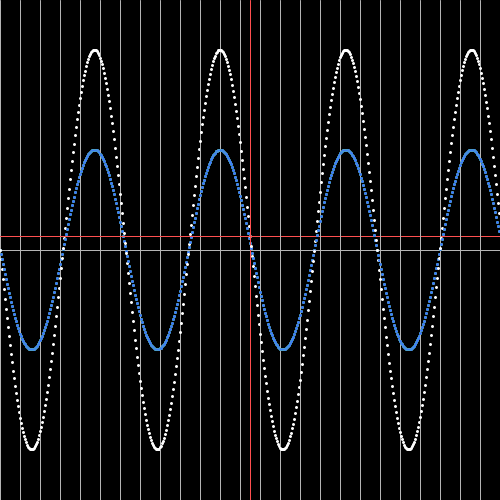
Frame 1 (no input)
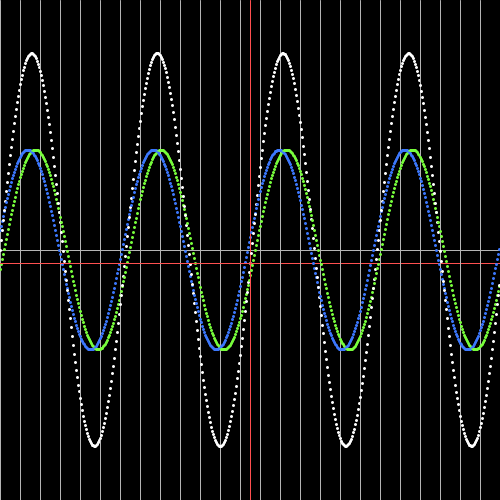
Frame 60 (the mouse pressed at the canvas centre just before this capture)
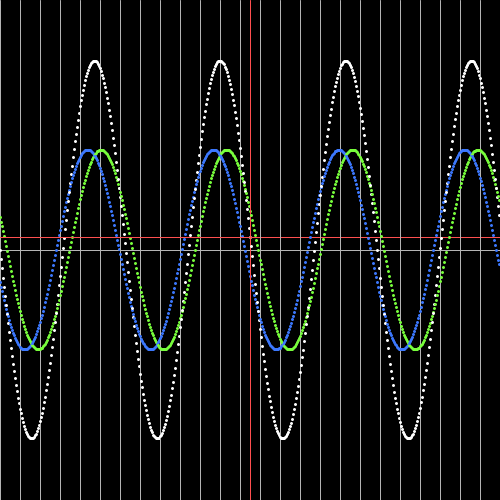
Frame 120 (the mouse held since frame 60 and released just before this capture)

The Processing sketch that drew these frames (run headless with seeded random() and noise(); from frame 60 on, the mouse is pressed at the canvas centre):

// Processing sketch: WaveInterference
// ── WaveInterference.pde
float theta = 0;

void setup() {
  size(500, 500);
  
  strokeWeight(3);
}

void draw() {
  background(0);
  
  strokeWeight(1);
  stroke(180);
  line(0, height/2, width, height/2);
  strokeWeight(3);
  
  for (int x = 0; x < width; x++) {
    if (x%20 == 0) {
      strokeWeight(1);
      stroke(180);
      line(x, 0, x, height);
      strokeWeight(3);
    }
    float amplitude = 50;
    float velocity = -4;
    float wavelength = 40;
    
    // f = v/l;
    
    float y1 = 100*sin((theta)+x/20.0); // pre-tranlsated
    float y2 = 100*sin((theta*-1)+x/20.0); // pre-translated
    // float y2 = amplitude*sin((theta*velocity)+x/wavelength);
    // float y2 = (abs((theta*-20+x)%200) > 100 ? 1:-1)*80;
    float yT = y1+y2;
    
    stroke(120, 255, 60);
    point(x, y1+height/2);
    stroke(60, 120, 255);
    point(x, y2+height/2);
    stroke(255);
    point(x, yT+height/2);
    
    if (x == 250) {
      strokeWeight(1);
      stroke(255, 80, 80);
      line(0, yT+height/2, width, yT+height/2);
      line(x, 0, x, height);
      strokeWeight(3);
    }
  }
  theta+=0.05;
}
